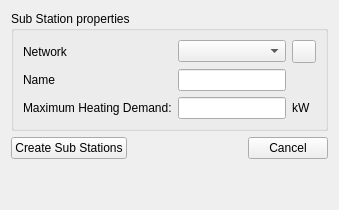
     <widget class="QWidget" name="pageSubStations">
      <layout class="QGridLayout" name="gridLayout_9">
       <item row="3" column="0">
        <spacer name="verticalSpacer_14">
         <property name="orientation">
          <enum>Qt::Vertical</enum>
         </property>
         <property name="sizeHint" stdset="0">
          <size>
           <width>20</width>
           <height>40</height>
          </size>
         </property>
        </spacer>
       </item>
       <item row="2" column="3">
        <widget class="QPushButton" name="pushButtonCancelSubStation">
         <property name="text">
          <string>Cancel</string>
         </property>
        </widget>
       </item>
       <item row="2" column="2">
        <spacer name="horizontalSpacer_7">
         <property name="orientation">
          <enum>Qt::Horizontal</enum>
         </property>
         <property name="sizeHint" stdset="0">
          <size>
           <width>40</width>
           <height>20</height>
          </size>
         </property>
        </spacer>
       </item>
       <item row="0" column="0" colspan="4">
        <widget class="QGroupBox" name="groupBox_2">
         <property name="title">
          <string>Sub Station properties</string>
         </property>
         <layout class="QGridLayout" name="gridLayout_12">
          <item row="2" column="0">
           <widget class="QLabel" name="label_19">
            <property name="text">
             <string>Name</string>
            </property>
           </widget>
          </item>
          <item row="2" column="1">
           <widget class="QLineEdit" name="lineEditSubStationName"/>
          </item>
          <item row="0" column="1">
           <widget class="QComboBox" name="comboBoxNetwork2"/>
          </item>
          <item row="0" column="0">
           <widget class="QLabel" name="label_17">
            <property name="text">
             <string>Network</string>
            </property>
           </widget>
          </item>
          <item row="0" column="2">
           <widget class="QToolButton" name="toolButtonAddNetwork_2">
            <property name="icon">
             <iconset>
              <normaloff>:/gfx/actions/24x24/plus.png</normaloff>:/gfx/actions/24x24/plus.png</iconset>
            </property>
           </widget>
          </item>
          <item row="3" column="0">
           <widget class="QLabel" name="label_18">
            <property name="text">
             <string>Maximum Heating Demand:</string>
            </property>
           </widget>
          </item>
          <item row="3" column="1">
           <widget class="QtExt::ValidatingLineEdit" name="lineEditSubStationMaxHeatingDemand">
            <property name="text">
             <string/>
            </property>
           </widget>
          </item>
          <item row="3" column="2">
           <widget class="QLabel" name="label_20">
            <property name="text">
             <string>kW</string>
            </property>
           </widget>
          </item>
         </layout>
        </widget>
       </item>
       <item row="2" column="0">
        <widget class="QPushButton" name="pushButtonCreateSubStation">
         <property name="text">
          <string>Create Sub Stations</string>
         </property>
        </widget>
       </item>
      </layout>
     </widget>
